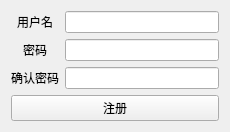
<?xml version="1.0" encoding="UTF-8"?>
<ui version="4.0">
 <class>registerwidget</class>
 <widget class="QWidget" name="registerwidget">
  <property name="geometry">
   <rect>
    <x>0</x>
    <y>0</y>
    <width>230</width>
    <height>111</height>
   </rect>
  </property>
  <property name="windowTitle">
   <string>Form</string>
  </property>
  <layout class="QVBoxLayout" name="verticalLayout">
   <item>
    <layout class="QFormLayout" name="formLayout">
     <property name="labelAlignment">
      <set>Qt::AlignCenter</set>
     </property>
     <item row="0" column="0">
      <widget class="QLabel" name="label">
       <property name="text">
        <string>用户名</string>
       </property>
      </widget>
     </item>
     <item row="1" column="0">
      <widget class="QLabel" name="label_2">
       <property name="text">
        <string>密码</string>
       </property>
      </widget>
     </item>
     <item row="0" column="1">
      <widget class="QLineEdit" name="lineEdit"/>
     </item>
     <item row="1" column="1">
      <widget class="QLineEdit" name="lineEdit_2">
       <property name="echoMode">
        <enum>QLineEdit::Password</enum>
       </property>
      </widget>
     </item>
     <item row="2" column="0">
      <widget class="QLabel" name="label_3">
       <property name="text">
        <string>确认密码</string>
       </property>
      </widget>
     </item>
     <item row="2" column="1">
      <widget class="QLineEdit" name="lineEdit_3">
       <property name="echoMode">
        <enum>QLineEdit::Password</enum>
       </property>
      </widget>
     </item>
    </layout>
   </item>
   <item>
    <widget class="QPushButton" name="pushButton">
     <property name="text">
      <string>注册</string>
     </property>
    </widget>
   </item>
  </layout>
 </widget>
 <resources/>
 <connections/>
</ui>
